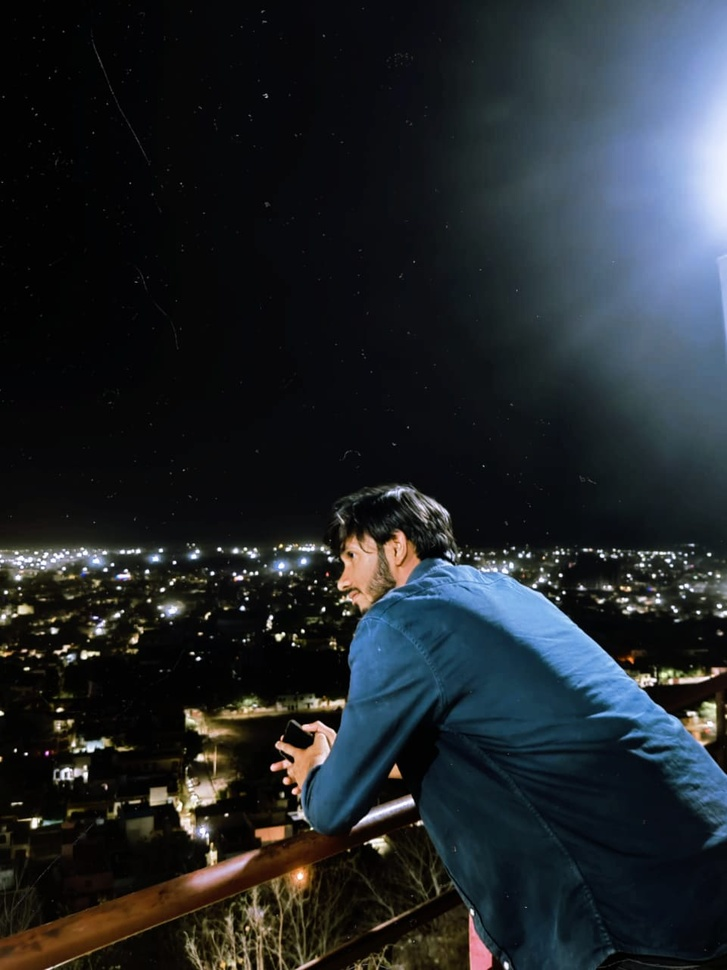
#> input picture amar.jpg, 727 x 970 px, shrunk from 960 x 1280 before the run
$ jupyter execute BT19ECE058_DIP_A-4.ipynb
#> lines starting #> are read from the running program, lines starting #| are printed output that depends on the picture
BT19ECE058 \
amrendra pratap singh

Read a color image and display its reddish,greenisg and bluish image

[cell 1]
import cv2
import numpy as np
import matplotlib.pyplot as plt

[cell 2]
img = cv2.imread("amar.jpg")
#> img is the input picture: shape (970, 727, 3); mean B, G, R 43.7, 39.4, 34.2
img = cv2.cvtColor(img, cv2.COLOR_BGR2RGB)

[cell 3]
R, G, B = img[:,:,0], img[:,:,1], img[:,:,2]
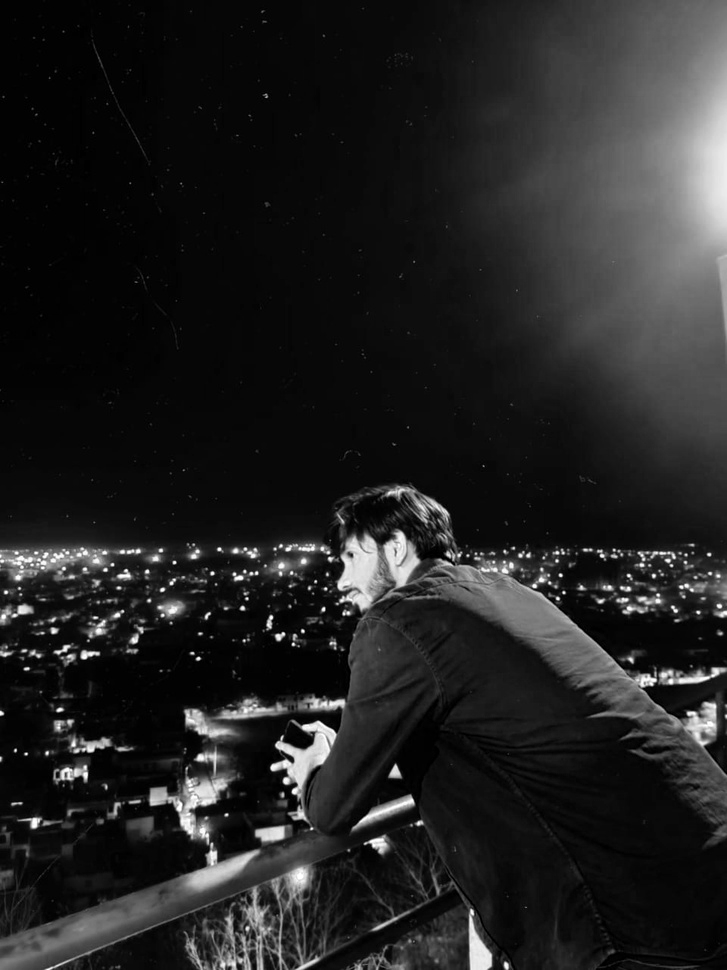
#> R: shape (970, 727); min 0, max 255, mean 34.2
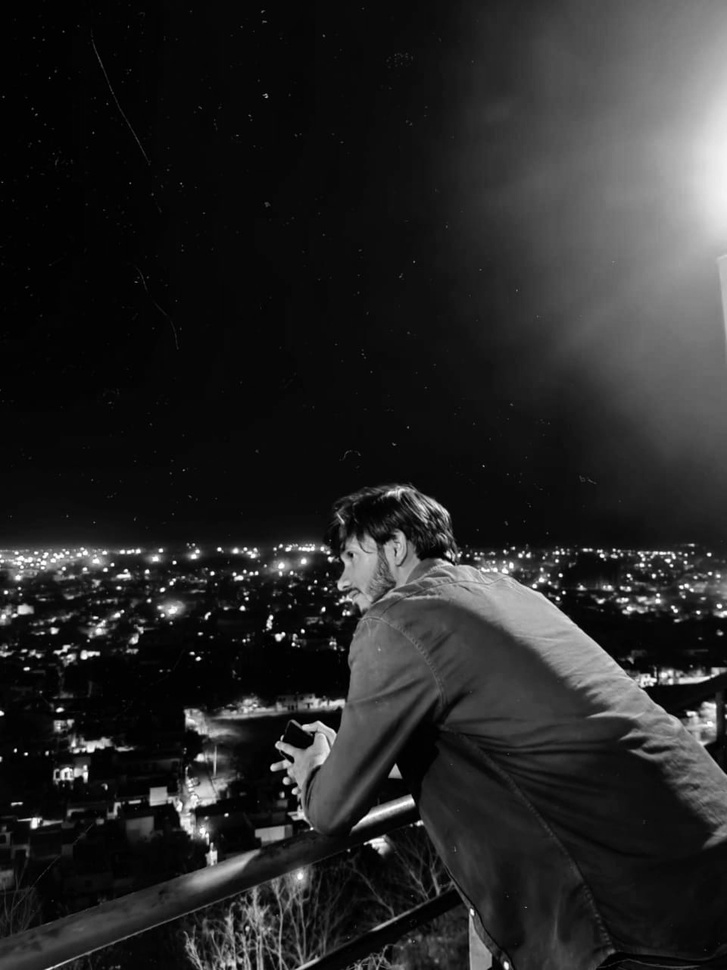
#> G: shape (970, 727); min 0, max 255, mean 39.4
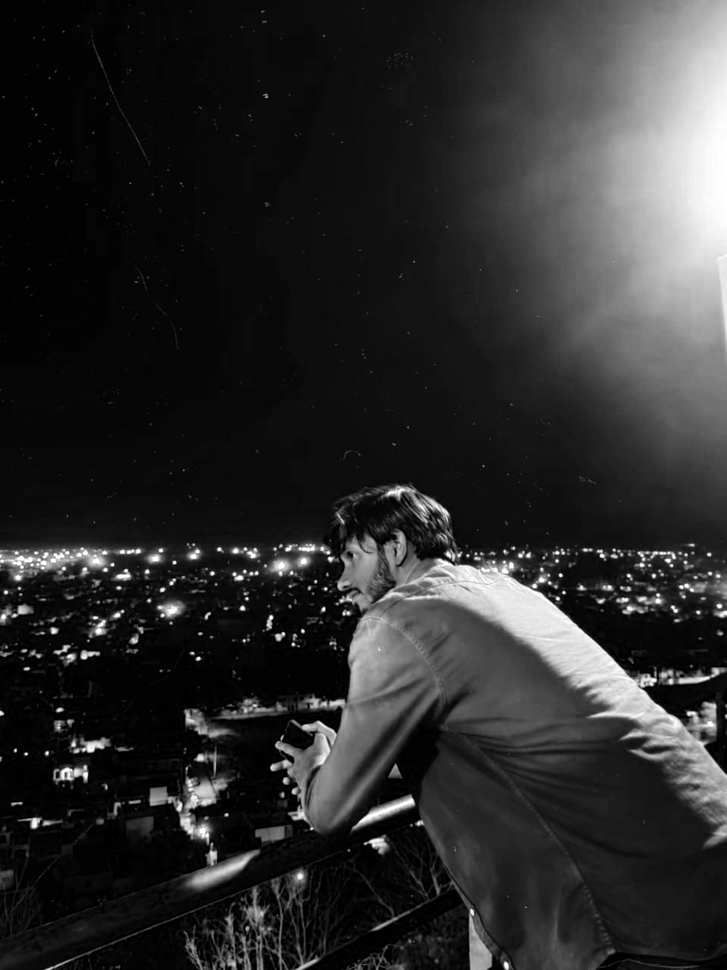
#> B: shape (970, 727); min 0, max 255, mean 43.7

[cell 4]
#red image
r_img = img.copy()
r_img[:,:,1], r_img[:,:,2] = 0, 0
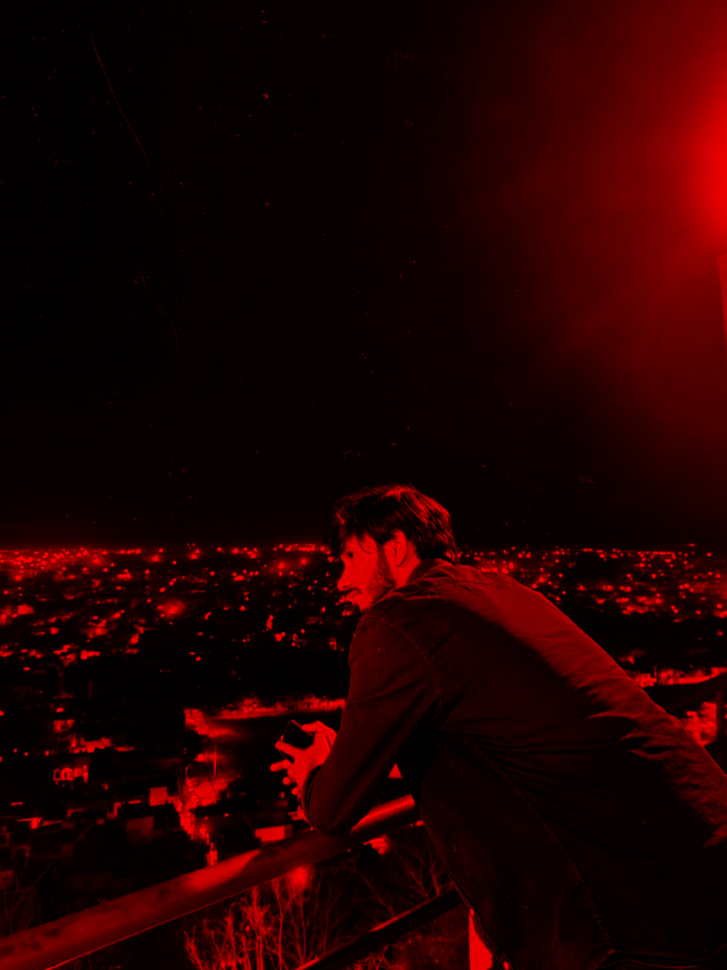
#> r_img: shape (970, 727, 3); mean R, G, B 34.2, 0, 0

plt.imshow(r_img)

[cell 5]
#green image
g_img = img.copy()
g_img[:,:,0], g_img[:,:,2] = 0, 0
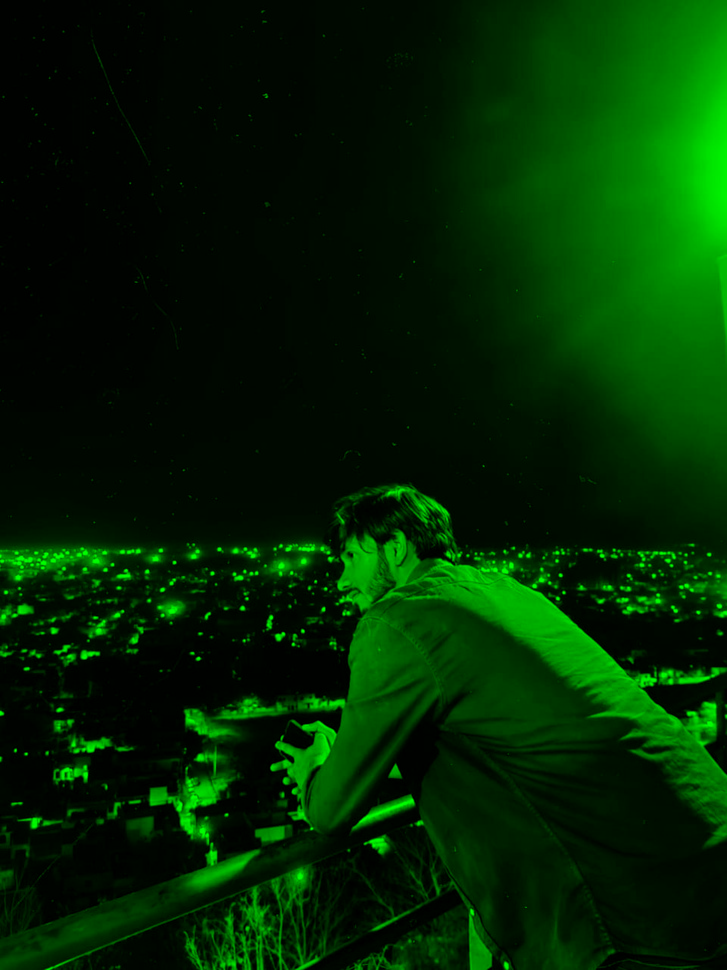
#> g_img: shape (970, 727, 3); mean R, G, B 0, 39.4, 0

plt.imshow(g_img)

[cell 6]
#blue image
b_img = img.copy()
b_img[:,:,0], b_img[:,:,1] = 0, 0
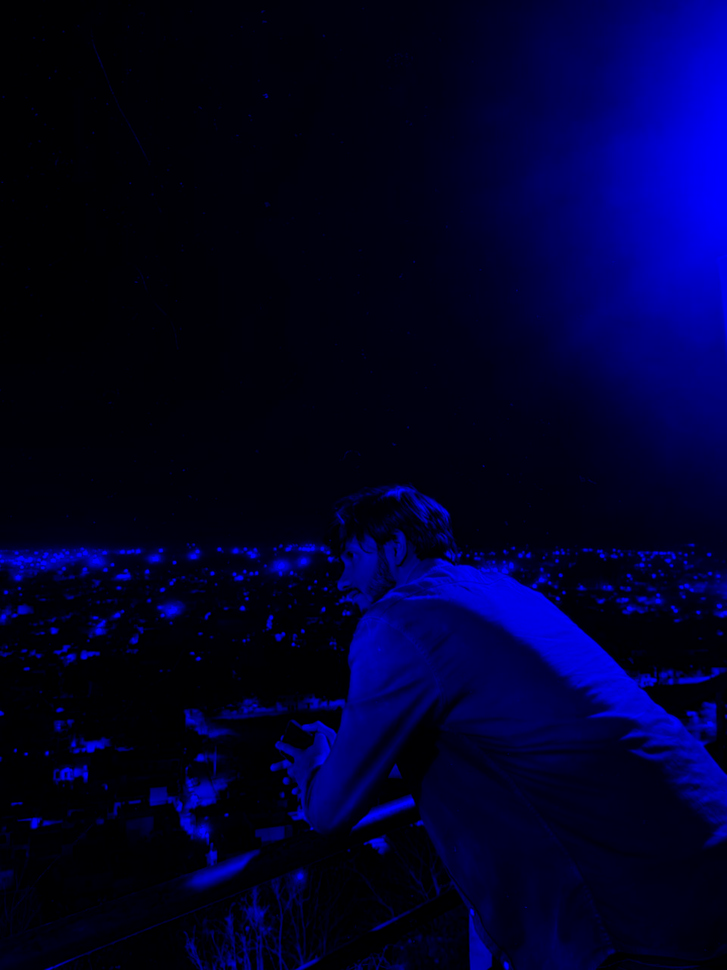
#> b_img: shape (970, 727, 3); mean R, G, B 0, 0, 43.7

plt.imshow(b_img)
